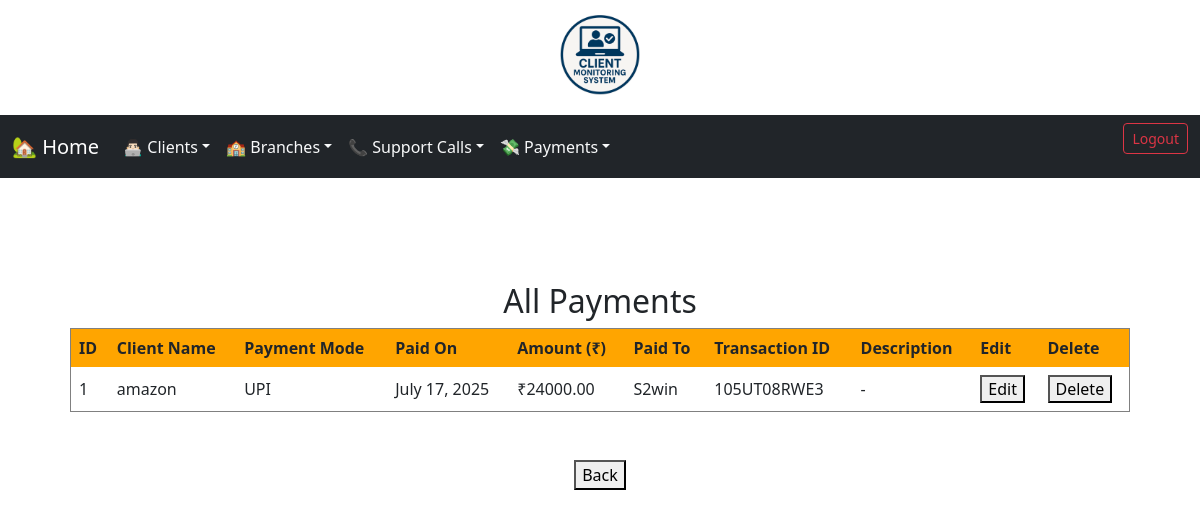
Screenshot of /clientapp/allpayments/ (signed in) with the database file from the repository.
### clientapp/models.py (models this page shows, shortened)
class AllPayments(models.Model):
    client = models.ForeignKey(Client, on_delete=models.CASCADE)
    payment_mode = models.CharField(max_length=50)
    paid_on = models.DateField()
    paid_amount = models.DecimalField(max_digits=10, decimal_places=2)
    paid_to = models.CharField(max_length=100)
    transaction_id = models.CharField(max_length=100)
    description = models.TextField(blank=True, null=True)

class Client(models.Model):
    client_name = models.CharField(max_length=100)
    contact_name = models.CharField(max_length=100)
    client_code = models.CharField(max_length=50)
    contact_number = models.CharField(max_length=15)
    address = models.TextField()
    url = models.URLField(blank=True)
    additional_link = models.URLField(blank=True, null=True)
    login_id = models.CharField(max_length=100)
    password = models.CharField(max_length=100)
    has_branches = models.BooleanField(default=False)
    strength = models.IntegerField(null=True, blank=True)
    payment_type = models.CharField(max_length=50)
    unit_amount = models.DecimalField(max_digits=10, decimal_places=2)
    description = models.TextField(blank=True)

### clientapp/decorators.py (the view)
        def wrapper(request, *args, **kwargs):
            if request.session.get('role') in allowed_roles:
                return view_func(request, *args, **kwargs)
            return HttpResponse(" Access Denied")

### clientapp/views.py (called while the page is built)
@role_required(['superadmin','admin'])
def all_payments(request):
    payments = AllPayments.objects.select_related('client').order_by('-paid_on')
    return render(request, 'all_payments.html', {'payments': payments})

### clientapp/templates/all_payments.html (shortened to what this page needs)
{% extends "home.html" %}
{% block content %}
  <h2 style="text-align: center; margin-top: 40px;">All Payments</h2>
  {% if payments %}
    <table border="1" cellpadding="8" cellspacing="1" align="center" width="95%">
    <thead style="background-color:orange">
        <tr>
          <th>ID</th>
          <th>Client Name</th>
          <th>Payment Mode</th>
          <th>Paid On</th>
          <th>Amount (₹)</th>
          <th>Paid To</th>
          <th>Transaction ID</th>
          <th>Description</th>
          <th>Edit</th>
          <th>Delete</th>
        </tr>
      </thead>
      <tbody>
        {% for payment in payments %}
        <tr>
          <td>{{ forloop.counter }}</td>
          <td>{{ payment.client.client_name }}</td>
          <td>{{ payment.payment_mode }}</td>
          <td>{{ payment.paid_on }}</td>
          <td>₹{{ payment.paid_amount }}</td>
          <td>{{ payment.paid_to }}</td>
          <td>{{ payment.transaction_id }}</td>
          <td>{{ payment.description|default:"-" }}</td>
          <td>
            <a href="{% url 'edit_payment' payment.id %}">
              <button type="button">Edit</button>
            </a>
          </td>
          <td>
            <form method="post" action="{% url 'deletepayment' payment.id %}" style="display:inline;" onsubmit="return confirm('Are you sure you want to delete this payment?');">
              <button type="submit">Delete</button>
            </form>
          </td>
        </tr>
        {% endfor %}
      </tbody>
    </table>
  {% else %}
    <p style="text-align:center; margin-top: 30px; color:gray;">No payment records found.</p>
  {% endif %}
  <br><br>
  <center>
    <a href="{% url 'Homepage' %}"><button type="button">Back</button></a>
  </center>
{% endblock %}

### rows the page displays
AllPayments: client.client_name "amazon", payment_mode "UPI", paid_on "July 17, 2025", paid_amount "24000.00", paid_to "S2win", transaction_id "105UT08RWE3", description "-"
